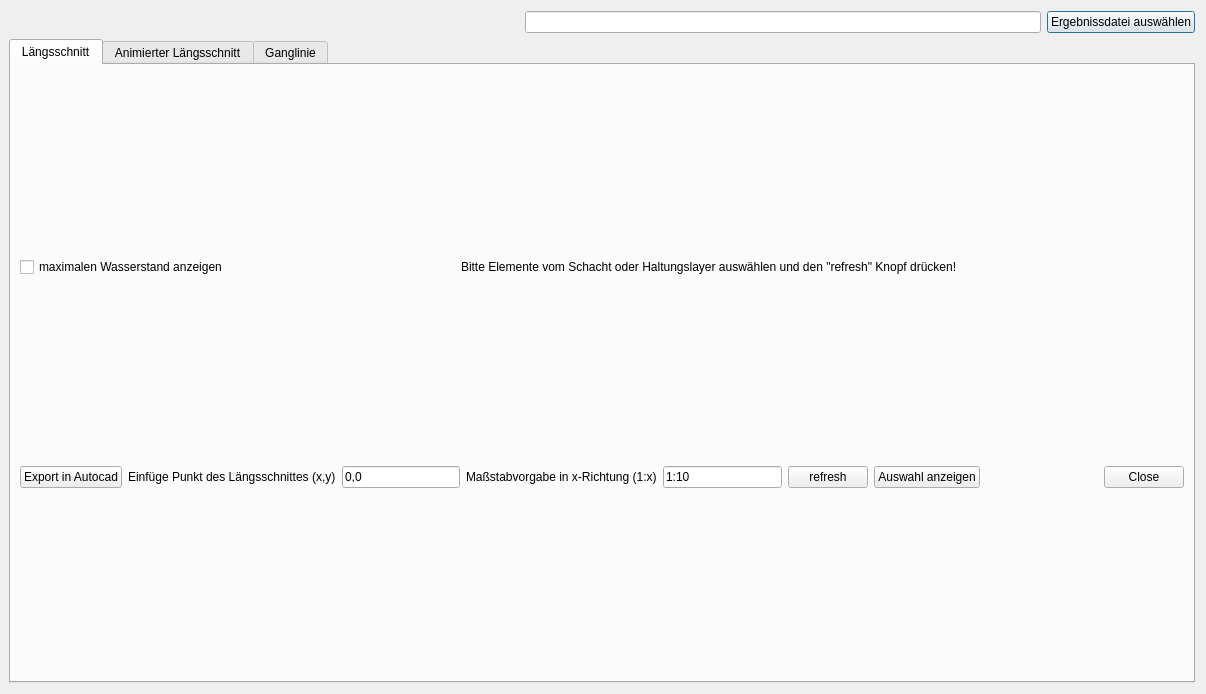
<?xml version="1.0" encoding="UTF-8"?>
<ui version="4.0">
 <class>Form</class>
 <widget class="QDialog" name="Form">
  <property name="windowModality">
   <enum>Qt::NonModal</enum>
  </property>
  <property name="enabled">
   <bool>true</bool>
  </property>
  <property name="geometry">
   <rect>
    <x>0</x>
    <y>0</y>
    <width>1206</width>
    <height>694</height>
   </rect>
  </property>
  <property name="sizePolicy">
   <sizepolicy hsizetype="Preferred" vsizetype="Preferred">
    <horstretch>0</horstretch>
    <verstretch>0</verstretch>
   </sizepolicy>
  </property>
  <property name="windowTitle">
   <string>Längsschnitt</string>
  </property>
  <property name="modal">
   <bool>false</bool>
  </property>
  <layout class="QVBoxLayout" name="verticalLayout_7" stretch="0,0">
   <property name="sizeConstraint">
    <enum>QLayout::SetDefaultConstraint</enum>
   </property>
   <property name="leftMargin">
    <number>9</number>
   </property>
   <item>
    <layout class="QHBoxLayout" name="horizontalLayout_8">
     <property name="leftMargin">
      <number>0</number>
     </property>
     <property name="topMargin">
      <number>0</number>
     </property>
     <item>
      <spacer name="horizontalSpacer_9">
       <property name="orientation">
        <enum>Qt::Horizontal</enum>
       </property>
       <property name="sizeHint" stdset="0">
        <size>
         <width>40</width>
         <height>20</height>
        </size>
       </property>
      </spacer>
     </item>
     <item>
      <widget class="QLineEdit" name="lineEdit_4"/>
     </item>
     <item>
      <widget class="QPushButton" name="pushButton_7">
       <property name="text">
        <string>Ergebnissdatei auswählen</string>
       </property>
      </widget>
     </item>
    </layout>
   </item>
   <item>
    <widget class="QTabWidget" name="tabWidget">
     <property name="currentIndex">
      <number>0</number>
     </property>
     <widget class="QWidget" name="tab__laengs">
      <attribute name="title">
       <string>Längsschnitt</string>
      </attribute>
      <layout class="QVBoxLayout" name="verticalLayout_3">
       <item>
        <layout class="QVBoxLayout" name="verticalLayout">
         <property name="spacing">
          <number>6</number>
         </property>
         <item>
          <layout class="QHBoxLayout" name="horizontalLayout">
           <property name="spacing">
            <number>6</number>
           </property>
           <item>
            <widget class="QCheckBox" name="checkBox">
             <property name="text">
              <string>maximalen Wasserstand anzeigen</string>
             </property>
             <property name="checked">
              <bool>false</bool>
             </property>
            </widget>
           </item>
           <item>
            <spacer name="horizontalSpacer_3">
             <property name="orientation">
              <enum>Qt::Horizontal</enum>
             </property>
             <property name="sizeHint" stdset="0">
              <size>
               <width>40</width>
               <height>20</height>
              </size>
             </property>
            </spacer>
           </item>
           <item>
            <widget class="QLabel" name="label">
             <property name="sizePolicy">
              <sizepolicy hsizetype="Preferred" vsizetype="Preferred">
               <horstretch>0</horstretch>
               <verstretch>0</verstretch>
              </sizepolicy>
             </property>
             <property name="maximumSize">
              <size>
               <width>16777215</width>
               <height>20</height>
              </size>
             </property>
             <property name="text">
              <string>Bitte Elemente vom Schacht oder Haltungslayer auswählen und den &quot;refresh&quot; Knopf drücken!</string>
             </property>
            </widget>
           </item>
           <item>
            <spacer name="horizontalSpacer_2">
             <property name="orientation">
              <enum>Qt::Horizontal</enum>
             </property>
             <property name="sizeHint" stdset="0">
              <size>
               <width>40</width>
               <height>20</height>
              </size>
             </property>
            </spacer>
           </item>
          </layout>
         </item>
        </layout>
       </item>
       <item>
        <layout class="QHBoxLayout" name="horizontalLayout_2">
         <property name="spacing">
          <number>6</number>
         </property>
         <property name="leftMargin">
          <number>0</number>
         </property>
         <item>
          <widget class="QPushButton" name="pushButton">
           <property name="text">
            <string>Export in Autocad</string>
           </property>
          </widget>
         </item>
         <item>
          <widget class="QLabel" name="label_2">
           <property name="text">
            <string>Einfüge Punkt des Längsschnittes (x,y)</string>
           </property>
          </widget>
         </item>
         <item>
          <widget class="QLineEdit" name="lineEdit">
           <property name="text">
            <string>0,0</string>
           </property>
          </widget>
         </item>
         <item>
          <widget class="QLabel" name="label_3">
           <property name="text">
            <string>Maßstabvorgabe in x-Richtung (1:x)</string>
           </property>
          </widget>
         </item>
         <item>
          <widget class="QLineEdit" name="lineEdit_2">
           <property name="text">
            <string>1:10</string>
           </property>
          </widget>
         </item>
         <item>
          <widget class="QPushButton" name="pushButton_2">
           <property name="toolTip">
            <string>&lt;html&gt;&lt;head/&gt;&lt;body&gt;&lt;p&gt;Längsschnitt im aktuellen Fenster aktualisieren&lt;/p&gt;&lt;/body&gt;&lt;/html&gt;</string>
           </property>
           <property name="text">
            <string>refresh</string>
           </property>
          </widget>
         </item>
         <item>
          <widget class="QPushButton" name="pushButton_3">
           <property name="text">
            <string>Auswahl anzeigen</string>
           </property>
          </widget>
         </item>
         <item>
          <spacer name="horizontalSpacer">
           <property name="orientation">
            <enum>Qt::Horizontal</enum>
           </property>
           <property name="sizeHint" stdset="0">
            <size>
             <width>40</width>
             <height>20</height>
            </size>
           </property>
          </spacer>
         </item>
         <item>
          <widget class="QDialogButtonBox" name="buttonBox">
           <property name="sizePolicy">
            <sizepolicy hsizetype="Maximum" vsizetype="Fixed">
             <horstretch>0</horstretch>
             <verstretch>0</verstretch>
            </sizepolicy>
           </property>
           <property name="standardButtons">
            <set>QDialogButtonBox::Close</set>
           </property>
          </widget>
         </item>
        </layout>
       </item>
      </layout>
     </widget>
     <widget class="QWidget" name="tab_laengs_animiert">
      <attribute name="title">
       <string>Animierter Längsschnitt</string>
      </attribute>
      <layout class="QVBoxLayout" name="verticalLayout_5">
       <item>
        <layout class="QVBoxLayout" name="verticalLayout_6">
         <item>
          <layout class="QHBoxLayout" name="horizontalLayout_7">
           <property name="spacing">
            <number>6</number>
           </property>
           <item>
            <widget class="QPushButton" name="pushButton_6">
             <property name="text">
              <string>Längsschnitt anzeigen</string>
             </property>
            </widget>
           </item>
           <item>
            <spacer name="horizontalSpacer_8">
             <property name="orientation">
              <enum>Qt::Horizontal</enum>
             </property>
             <property name="sizeHint" stdset="0">
              <size>
               <width>40</width>
               <height>20</height>
              </size>
             </property>
            </spacer>
           </item>
          </layout>
         </item>
        </layout>
       </item>
       <item>
        <layout class="QHBoxLayout" name="horizontalLayout_6">
         <item>
          <widget class="QLabel" name="label_6">
           <property name="text">
            <string>Geschw.:</string>
           </property>
          </widget>
         </item>
         <item>
          <widget class="QSlider" name="geschw_2">
           <property name="toolTip">
            <string>&lt;html&gt;&lt;head/&gt;&lt;body&gt;&lt;p&gt;Um die Geschwindigkeit zu verändern muss der Slieder auf die gewünschte Position gezogen werden&lt;/p&gt;&lt;/body&gt;&lt;/html&gt;</string>
           </property>
           <property name="minimum">
            <number>1</number>
           </property>
           <property name="maximum">
            <number>100</number>
           </property>
           <property name="value">
            <number>50</number>
           </property>
           <property name="sliderPosition">
            <number>50</number>
           </property>
           <property name="tracking">
            <bool>false</bool>
           </property>
           <property name="orientation">
            <enum>Qt::Horizontal</enum>
           </property>
           <property name="invertedAppearance">
            <bool>false</bool>
           </property>
           <property name="tickPosition">
            <enum>QSlider::TicksBelow</enum>
           </property>
           <property name="tickInterval">
            <number>25</number>
           </property>
          </widget>
         </item>
         <item>
          <widget class="QLabel" name="label_7">
           <property name="text">
            <string>Zeit:</string>
           </property>
          </widget>
         </item>
         <item>
          <widget class="QSlider" name="horizontalSlider_3">
           <property name="maximum">
            <number>100</number>
           </property>
           <property name="tracking">
            <bool>true</bool>
           </property>
           <property name="orientation">
            <enum>Qt::Horizontal</enum>
           </property>
           <property name="tickInterval">
            <number>1</number>
           </property>
          </widget>
         </item>
         <item>
          <widget class="QPushButton" name="pushButton_4">
           <property name="toolTip">
            <string>&lt;html&gt;&lt;head/&gt;&lt;body&gt;&lt;p&gt;Die Anzeige kann mit dem klicken auf den Button oder mit der Leertaste gestartet und gestoppt werden.&lt;/p&gt;&lt;/body&gt;&lt;/html&gt;</string>
           </property>
           <property name="text">
            <string>Stop</string>
           </property>
          </widget>
         </item>
         <item>
          <widget class="QLabel" name="label_4">
           <property name="text">
            <string>00:00</string>
           </property>
          </widget>
         </item>
         <item>
          <spacer name="horizontalSpacer_7">
           <property name="orientation">
            <enum>Qt::Horizontal</enum>
           </property>
           <property name="sizeHint" stdset="0">
            <size>
             <width>40</width>
             <height>20</height>
            </size>
           </property>
          </spacer>
         </item>
        </layout>
       </item>
       <item>
        <layout class="QHBoxLayout" name="horizontalLayout_4">
         <item>
          <spacer name="horizontalSpacer_12">
           <property name="orientation">
            <enum>Qt::Horizontal</enum>
           </property>
           <property name="sizeHint" stdset="0">
            <size>
             <width>80</width>
             <height>20</height>
            </size>
           </property>
          </spacer>
         </item>
         <item>
          <widget class="QLabel" name="label_8">
           <property name="text">
            <string>schneller</string>
           </property>
          </widget>
         </item>
         <item>
          <spacer name="horizontalSpacer_14">
           <property name="orientation">
            <enum>Qt::Horizontal</enum>
           </property>
           <property name="sizeHint" stdset="0">
            <size>
             <width>200</width>
             <height>20</height>
            </size>
           </property>
          </spacer>
         </item>
         <item>
          <widget class="QLabel" name="label_5">
           <property name="text">
            <string>langsamer</string>
           </property>
          </widget>
         </item>
         <item>
          <spacer name="horizontalSpacer_10">
           <property name="orientation">
            <enum>Qt::Horizontal</enum>
           </property>
           <property name="sizeHint" stdset="0">
            <size>
             <width>830</width>
             <height>20</height>
            </size>
           </property>
          </spacer>
         </item>
        </layout>
       </item>
      </layout>
     </widget>
     <widget class="QWidget" name="tab_ganglinie">
      <attribute name="title">
       <string>Ganglinie</string>
      </attribute>
      <layout class="QVBoxLayout" name="verticalLayout_4">
       <item>
        <layout class="QVBoxLayout" name="verticalLayout_2">
         <item>
          <layout class="QHBoxLayout" name="horizontalLayout_3">
           <property name="spacing">
            <number>6</number>
           </property>
           <item>
            <widget class="QPushButton" name="pushButton_5">
             <property name="text">
              <string>Gangline anzeigen</string>
             </property>
            </widget>
           </item>
           <item>
            <widget class="QComboBox" name="comboBox">
             <item>
              <property name="text">
               <string>Durchfluss</string>
              </property>
             </item>
             <item>
              <property name="text">
               <string>Geschwindigkeit</string>
              </property>
             </item>
             <item>
              <property name="text">
               <string>Auslastung</string>
              </property>
             </item>
             <item>
              <property name="text">
               <string>Wasserstand</string>
              </property>
             </item>
            </widget>
           </item>
           <item>
            <spacer name="horizontalSpacer_4">
             <property name="orientation">
              <enum>Qt::Horizontal</enum>
             </property>
             <property name="sizeHint" stdset="0">
              <size>
               <width>40</width>
               <height>20</height>
              </size>
             </property>
            </spacer>
           </item>
           <item>
            <spacer name="horizontalSpacer_5">
             <property name="orientation">
              <enum>Qt::Horizontal</enum>
             </property>
             <property name="sizeHint" stdset="0">
              <size>
               <width>40</width>
               <height>20</height>
              </size>
             </property>
            </spacer>
           </item>
          </layout>
         </item>
        </layout>
       </item>
       <item>
        <layout class="QHBoxLayout" name="horizontalLayout_5">
         <item>
          <spacer name="horizontalSpacer_6">
           <property name="orientation">
            <enum>Qt::Horizontal</enum>
           </property>
           <property name="sizeHint" stdset="0">
            <size>
             <width>40</width>
             <height>20</height>
            </size>
           </property>
          </spacer>
         </item>
        </layout>
       </item>
      </layout>
     </widget>
    </widget>
   </item>
  </layout>
 </widget>
 <resources/>
 <connections>
  <connection>
   <sender>buttonBox</sender>
   <signal>clicked(QAbstractButton*)</signal>
   <receiver>Form</receiver>
   <slot>close()</slot>
   <hints>
    <hint type="sourcelabel">
     <x>59</x>
     <y>24</y>
    </hint>
    <hint type="destinationlabel">
     <x>602</x>
     <y>346</y>
    </hint>
   </hints>
  </connection>
 </connections>
</ui>
